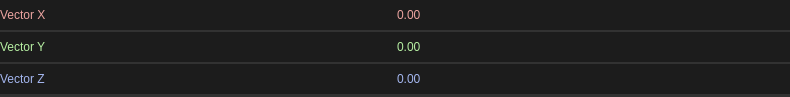
<?xml version="1.0" encoding="UTF-8"?>
<ui version="4.0">
 <class>Widget</class>
 <widget class="QWidget" name="Widget">
  <property name="geometry">
   <rect>
    <x>0</x>
    <y>0</y>
    <width>790</width>
    <height>97</height>
   </rect>
  </property>
  <property name="minimumSize">
   <size>
    <width>0</width>
    <height>0</height>
   </size>
  </property>
  <property name="maximumSize">
   <size>
    <width>16777215</width>
    <height>97</height>
   </size>
  </property>
  <property name="windowTitle">
   <string>Form</string>
  </property>
  <property name="styleSheet">
   <string notr="true">.QWidget {
    font: 580 10pt &quot;Segoe UI&quot;;
    border: 2px solid black;
    border-radius: 0px;
    border-left: 0px;
    border-right: 0px;
	border-top: 0px;
    border-color: rgba(50, 50, 50, 255);
    padding: 8px;
    padding-left: 6px;
    padding-right: 6px;
    color: #E3E3E3;
    background-color: #1C1C1C;
}

.QWidget::hover {
}
.QWidget::selected {
    background-color: #414956;
}</string>
  </property>
  <layout class="QVBoxLayout" name="verticalLayout">
   <property name="spacing">
    <number>0</number>
   </property>
   <property name="leftMargin">
    <number>0</number>
   </property>
   <property name="topMargin">
    <number>0</number>
   </property>
   <property name="rightMargin">
    <number>0</number>
   </property>
   <property name="bottomMargin">
    <number>0</number>
   </property>
   <item>
    <widget class="QFrame" name="frame">
     <property name="maximumSize">
      <size>
       <width>16777215</width>
       <height>32</height>
      </size>
     </property>
     <property name="styleSheet">
      <string notr="true">.QFrame {
    font: 580 10pt &quot;Segoe UI&quot;;
    border: 2px solid black;
    border-radius: 0px;
    border-left: 0px;
    border-right: 0px;
	border-top: 0px;
    border-color: rgba(50, 50, 50, 255);
    color: #E3E3E3;
    background-color: #1C1C1C;
}

.QFrame::hover {
}
.QFrame::selected {
    background-color: #414956;
}</string>
     </property>
     <property name="frameShape">
      <enum>QFrame::StyledPanel</enum>
     </property>
     <property name="frameShadow">
      <enum>QFrame::Raised</enum>
     </property>
     <property name="lineWidth">
      <number>0</number>
     </property>
     <layout class="QHBoxLayout" name="horizontalLayout_2">
      <property name="spacing">
       <number>0</number>
      </property>
      <property name="leftMargin">
       <number>0</number>
      </property>
      <property name="topMargin">
       <number>0</number>
      </property>
      <property name="rightMargin">
       <number>0</number>
      </property>
      <property name="bottomMargin">
       <number>0</number>
      </property>
      <item>
       <widget class="QLabel" name="label">
        <property name="styleSheet">
         <string notr="true">border:0px;
background-color: rgba(255, 255, 255, 0);
font: 8pt &quot;Segoe UI&quot;;
color: #ECA4A0;
</string>
        </property>
        <property name="text">
         <string>Vector X</string>
        </property>
       </widget>
      </item>
      <item>
       <widget class="QDoubleSpinBox" name="vector_x">
        <property name="minimumSize">
         <size>
          <width>0</width>
          <height>0</height>
         </size>
        </property>
        <property name="styleSheet">
         <string notr="true">QDoubleSpinBox {
    font: 580 8pt &quot;Segoe UI&quot;;
    border: 2px solid black;
    border-radius: 2px;
    border-color: rgba(80, 80, 80, 255);
    color: #E3E3E3;
    background-color: #1C1C1C;
border:0px;
color: #ECA4A0;
}

QDoubleSpinBox:focus {
}

QDoubleSpinBox:hover {
}

QDoubleSpinBox:pressed {
	background-color: #121212;
}

QDoubleSpinBox::up-button {
    border: 0px solid black;
    subcontrol-origin: border;
    subcontrol-position: top right;
    border-left: 2px solid black;
    border-bottom: 0px solid black;
    border-top-right-radius: 2px;
    border-color: rgba(80, 80, 80, 255);
	width:16px;
    margin:0px;
border:0px;
}

QDoubleSpinBox::up-arrow {
    image: url(://icons/arrow_drop_up_24dp_9D9D9D_FILL0_wght400_GRAD0_opsz24.svg);
    width: 20px;
    height: 20px;
}

QDoubleSpinBox::down-button {
    subcontrol-origin: border;
    subcontrol-position: bottom right;
	border: 0px solid black;
    border-left: 2px solid black;
    border-top: 2px solid black;
border-bottom-right-radius: 2px;
    border-color: rgba(80, 80, 80, 255);
	width:16px;
    margin:0px;
border:0px;
}

QDoubleSpinBox::down-arrow {
    image: url(://icons/arrow_drop_down_16dp.svg);
    width: 20px;
    height: 20px;
}</string>
        </property>
        <property name="decimals">
         <number>2</number>
        </property>
        <property name="minimum">
         <double>-99999999999.000000000000000</double>
        </property>
        <property name="maximum">
         <double>99999999999.000000000000000</double>
        </property>
        <property name="singleStep">
         <double>0.100000000000000</double>
        </property>
       </widget>
      </item>
     </layout>
    </widget>
   </item>
   <item>
    <widget class="QFrame" name="frame_2">
     <property name="maximumSize">
      <size>
       <width>16777215</width>
       <height>32</height>
      </size>
     </property>
     <property name="styleSheet">
      <string notr="true">.QFrame {
    font: 580 10pt &quot;Segoe UI&quot;;
    border: 2px solid black;
    border-radius: 0px;
    border-left: 0px;
    border-right: 0px;
	border-top: 0px;
    border-color: rgba(50, 50, 50, 255);
    color: #E3E3E3;
    background-color: #1C1C1C;
}

.QFrame::hover {
}
.QFrame::selected {
    background-color: #414956;
}</string>
     </property>
     <property name="frameShape">
      <enum>QFrame::StyledPanel</enum>
     </property>
     <property name="frameShadow">
      <enum>QFrame::Raised</enum>
     </property>
     <property name="lineWidth">
      <number>0</number>
     </property>
     <layout class="QHBoxLayout" name="horizontalLayout_7">
      <property name="spacing">
       <number>0</number>
      </property>
      <property name="leftMargin">
       <number>0</number>
      </property>
      <property name="topMargin">
       <number>0</number>
      </property>
      <property name="rightMargin">
       <number>0</number>
      </property>
      <property name="bottomMargin">
       <number>0</number>
      </property>
      <item>
       <widget class="QLabel" name="label_2">
        <property name="styleSheet">
         <string notr="true">border:0px;
background-color: rgba(255, 255, 255, 0);
font: 8pt &quot;Segoe UI&quot;;
color: #B6EFA2;</string>
        </property>
        <property name="text">
         <string>Vector Y</string>
        </property>
       </widget>
      </item>
      <item>
       <widget class="QDoubleSpinBox" name="vector_y">
        <property name="styleSheet">
         <string notr="true">QDoubleSpinBox {
    font: 580 8pt &quot;Segoe UI&quot;;
    border: 2px solid black;
    border-radius: 2px;
    border-color: rgba(80, 80, 80, 255);
    color: #E3E3E3;
    background-color: #1C1C1C;
border:0px;
color: #B6EFA2;
}

QDoubleSpinBox:focus {
}

QDoubleSpinBox:hover {
}

QDoubleSpinBox:pressed {
	background-color: #121212;
}

QDoubleSpinBox::up-button {
    border: 0px solid black;
    subcontrol-origin: border;
    subcontrol-position: top right;
    border-left: 2px solid black;
    border-bottom: 0px solid black;
    border-top-right-radius: 2px;
    border-color: rgba(80, 80, 80, 255);
	width:16px;
    margin:0px;
border:0px;
}

QDoubleSpinBox::up-arrow {
    image: url(://icons/arrow_drop_up_24dp_9D9D9D_FILL0_wght400_GRAD0_opsz24.svg);
    width: 20px;
    height: 20px;
}

QDoubleSpinBox::down-button {
    subcontrol-origin: border;
    subcontrol-position: bottom right;
	border: 0px solid black;
    border-left: 2px solid black;
    border-top: 2px solid black;
border-bottom-right-radius: 2px;
    border-color: rgba(80, 80, 80, 255);
	width:16px;
    margin:0px;
border:0px;
}

QDoubleSpinBox::down-arrow {
    image: url(://icons/arrow_drop_down_16dp.svg);
    width: 20px;
    height: 20px;
}

QDoubleSpinBox:disabled {
	color: rgba(125, 125, 125, 100);
}</string>
        </property>
        <property name="decimals">
         <number>2</number>
        </property>
        <property name="minimum">
         <double>-99999999999.000000000000000</double>
        </property>
        <property name="maximum">
         <double>99999999999.000000000000000</double>
        </property>
        <property name="singleStep">
         <double>0.100000000000000</double>
        </property>
       </widget>
      </item>
     </layout>
    </widget>
   </item>
   <item>
    <widget class="QFrame" name="frame_3">
     <property name="maximumSize">
      <size>
       <width>16777215</width>
       <height>32</height>
      </size>
     </property>
     <property name="styleSheet">
      <string notr="true">.QFrame {
    font: 580 10pt &quot;Segoe UI&quot;;
    border: 2px solid black;
    border-radius: 0px;
    border-left: 0px;
    border-right: 0px;
	border-top: 0px;
    border-color: rgba(50, 50, 50, 255);
    color: #E3E3E3;
    background-color: #1C1C1C;
}

.QFrame::hover {
}
.QFrame::selected {
    background-color: #414956;
}</string>
     </property>
     <property name="frameShape">
      <enum>QFrame::StyledPanel</enum>
     </property>
     <property name="frameShadow">
      <enum>QFrame::Raised</enum>
     </property>
     <property name="lineWidth">
      <number>0</number>
     </property>
     <layout class="QHBoxLayout" name="horizontalLayout_8">
      <property name="spacing">
       <number>0</number>
      </property>
      <property name="leftMargin">
       <number>0</number>
      </property>
      <property name="topMargin">
       <number>0</number>
      </property>
      <property name="rightMargin">
       <number>0</number>
      </property>
      <property name="bottomMargin">
       <number>0</number>
      </property>
      <item>
       <widget class="QLabel" name="label_3">
        <property name="styleSheet">
         <string notr="true">border:0px;
background-color: rgba(255, 255, 255, 0);
font: 8pt &quot;Segoe UI&quot;;

color: #A4B6EF;</string>
        </property>
        <property name="text">
         <string>Vector Z</string>
        </property>
       </widget>
      </item>
      <item>
       <widget class="QDoubleSpinBox" name="vector_z">
        <property name="enabled">
         <bool>true</bool>
        </property>
        <property name="styleSheet">
         <string notr="true">QDoubleSpinBox {
    font: 580 8pt &quot;Segoe UI&quot;;
    border: 2px solid black;
    border-radius: 2px;
    border-color: rgba(80, 80, 80, 255);
    color: #E3E3E3;
    background-color: #1C1C1C;
border:0px;
color: #A4B6EF;
}

QDoubleSpinBox:focus {
}

QDoubleSpinBox:hover {
}

QDoubleSpinBox:pressed {
	background-color: #121212;
}

QDoubleSpinBox::up-button {
    border: 0px solid black;
    subcontrol-origin: border;
    subcontrol-position: top right;
    border-left: 2px solid black;
    border-bottom: 0px solid black;
    border-top-right-radius: 2px;
    border-color: rgba(80, 80, 80, 255);
	width:16px;
    margin:0px;
border:0px;
}

QDoubleSpinBox::up-arrow {
    image: url(://icons/arrow_drop_up_24dp_9D9D9D_FILL0_wght400_GRAD0_opsz24.svg);
    width: 20px;
    height: 20px;
}

QDoubleSpinBox::down-button {
    subcontrol-origin: border;
    subcontrol-position: bottom right;
	border: 0px solid black;
    border-left: 2px solid black;
    border-top: 2px solid black;
border-bottom-right-radius: 2px;
    border-color: rgba(80, 80, 80, 255);
	width:16px;
    margin:0px;
border:0px;
}

QDoubleSpinBox::down-arrow {
    image: url(://icons/arrow_drop_down_16dp.svg);
    width: 20px;
    height: 20px;
}

QDoubleSpinBox:disabled {
	color: rgba(125, 125, 125, 100);
}</string>
        </property>
        <property name="decimals">
         <number>2</number>
        </property>
        <property name="minimum">
         <double>-99999999999.000000000000000</double>
        </property>
        <property name="maximum">
         <double>99999999999.000000000000000</double>
        </property>
        <property name="singleStep">
         <double>0.100000000000000</double>
        </property>
       </widget>
      </item>
     </layout>
    </widget>
   </item>
  </layout>
 </widget>
 <resources/>
 <connections/>
</ui>
